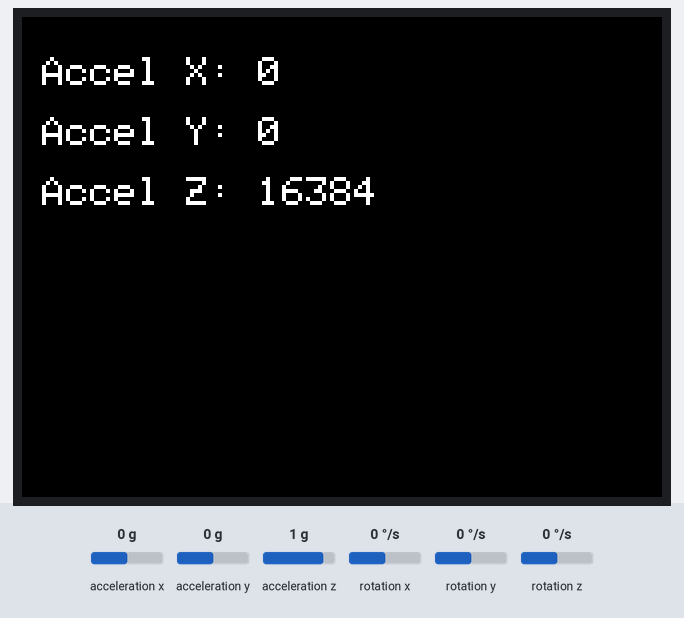
The sketch below on a simulated ESP32. Parts: 320×240 colour display. The inputs (shaded band) are chosen by the test bench; at power-on: acceleration x 0 g, acceleration y 0 g, acceleration z 1 g, rotation x 0 °/s, rotation y 0 °/s, rotation z 0 °/s. What the sketch prints to the serial monitor is not drawn.

Above: at 1.4 s.
1.5 s: acceleration x set to -1.4 g
At 2.7 s:
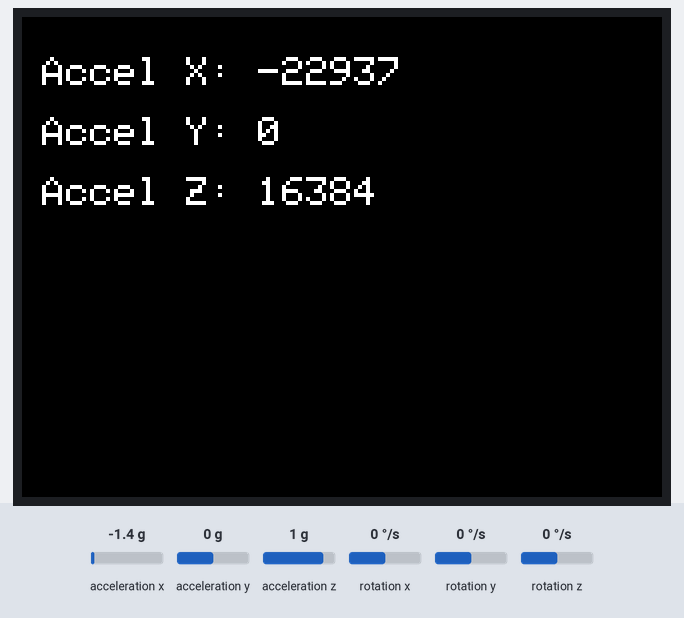
3.5 s: acceleration y set to -1.4 g
At 4.5 s:
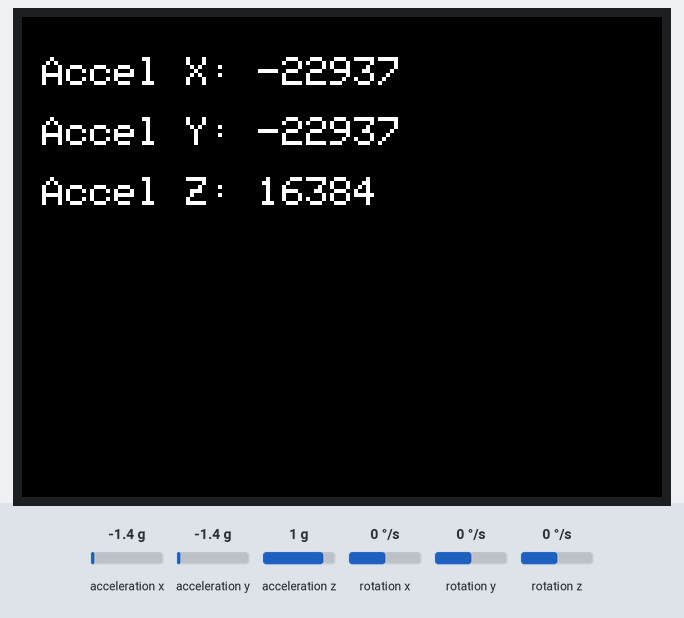
5.3 s: acceleration z set to -1.4 g
At 6.4 s:
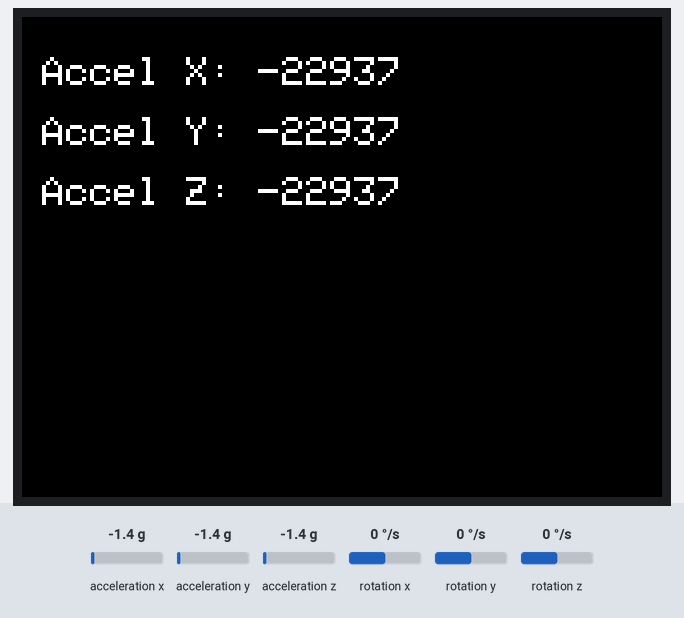
7.0 s: acceleration x set to -0.8 g
At 8.3 s:
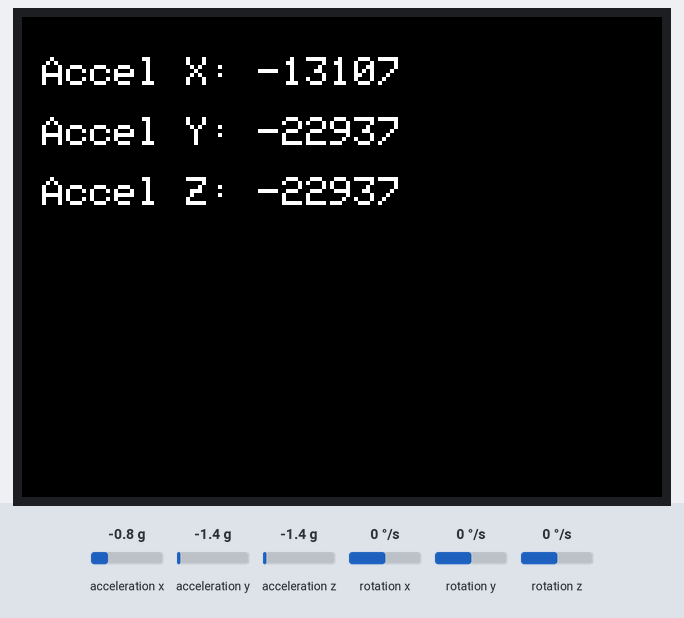
8.8 s: acceleration y set to -0.8 g
At 10.2 s:
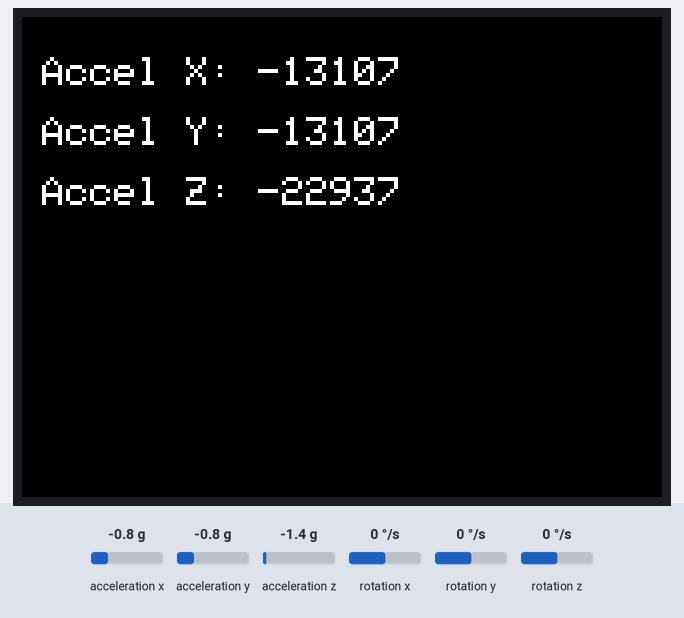
Timing chart, 0 to 11.5 s (numbered marks = the images above; inputs shaded):
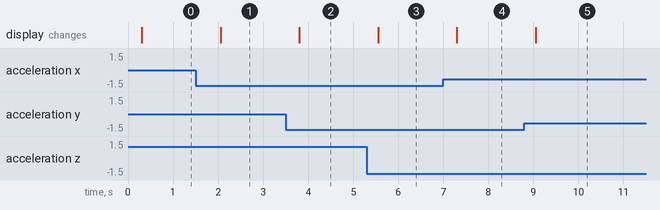

The sketch:

kode_tugas1.ino
```cpp
#include <Wire.h>
#include <Adafruit_GFX.h>
#include <Adafruit_ILI9341.h>
#include <MPU6050.h>

// Pin konfigurasi untuk TFT
#define TFT_CS     5
#define TFT_DC     2
#define TFT_RST    4

// Inisialisasi objek TFT
Adafruit_ILI9341 tft = Adafruit_ILI9341(TFT_CS, TFT_DC, TFT_RST);

// Inisialisasi objek MPU6050
MPU6050 mpu;

void setup() {
  Serial.begin(115200);

  // Inisialisasi I2C untuk MPU6050
  Wire.begin(21, 22); // SDA, SCL
  mpu.initialize();

  if (mpu.testConnection()) {
    Serial.println("MPU6050 terkoneksi");
  } else {
    Serial.println("Gagal koneksi ke MPU6050");
    while (1); // Berhenti
  }

  // Inisialisasi TFT
  tft.begin();
  tft.setRotation(1); // orientasi landscape
  tft.fillScreen(ILI9341_BLACK);
  tft.setTextSize(2);
  tft.setTextColor(ILI9341_WHITE);
}

void loop() {
  int16_t ax, ay, az;
  mpu.getAcceleration(&ax, &ay, &az);

  // Tampilkan di serial
  Serial.print("AX: "); Serial.print(ax);
  Serial.print(" AY: "); Serial.print(ay);
  Serial.print(" AZ: "); Serial.println(az);

  // Bersihkan dan tampilkan di layar
  tft.fillScreen(ILI9341_BLACK);
  tft.setCursor(10, 20);
  tft.print("Accel X: "); tft.println(ax);

  tft.setCursor(10, 50);
  tft.print("Accel Y: "); tft.println(ay);

  tft.setCursor(10, 80);
  tft.print("Accel Z: "); tft.println(az);

  delay(500);
}
```

Measured:
- after the input at 1.5 s, the display: changes after 0.55 s (image 1)
- after the input at 3.5 s, the display: changes after 0.30 s (image 2)
- after the input at 5.3 s, the display: changes after 0.25 s (image 3)
- after the input at 7.0 s, the display: changes after 0.30 s (image 4)
- after the input at 8.8 s, the display: changes after 0.25 s (image 5)
